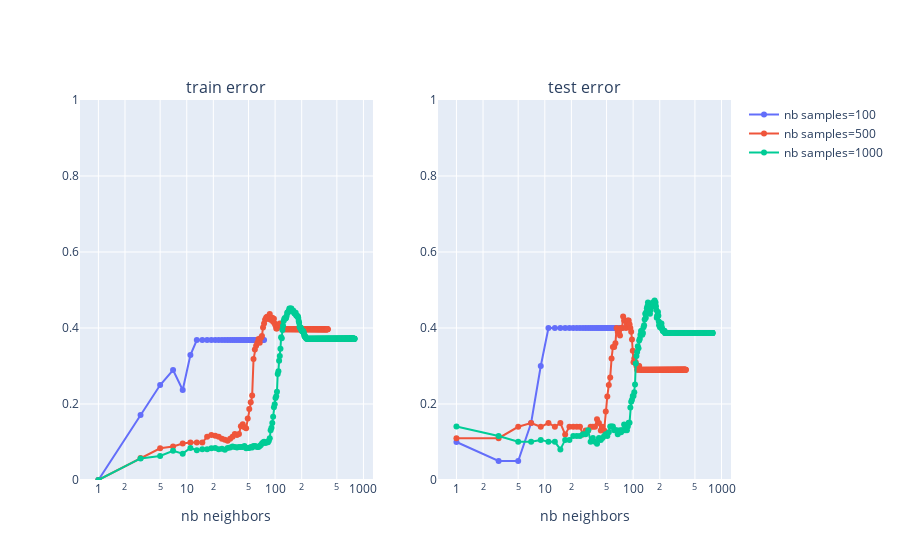

Source (notebook cell):
### Code cell
# plot

# params
arr_colors = ['#636EFA', '#EF553B', '#00CC96']
dict_colors_n = {n: color for n, color in zip(range_n, arr_colors)}


fig = make_subplots(
    rows=1, cols=2,
    subplot_titles=[f"{type_error} error" for type_error in dict_error]
)

for i, (type_error, error_ns) in enumerate(dict_error.items()):
    for n in error_ns:
        # plot trace
        fig.add_trace(
            go.Scatter(
                x=range_k,
                y=error_ns[n],
                name=f"nb samples={n}",
                mode="markers+lines",
                marker_color=dict_colors_n[n],
                showlegend=True if type_error == "train" else False
            ),
            row=1, col=i+1
        )

        # update layout
        fig.update_xaxes(title="nb neighbors", type="log")
        fig.update_yaxes(range=[0, 1])


fig.show()

### Figure 1 — Plotly figure (JSON) as saved in the notebook; plotly's stock layout.template omitted (floating-point values rounded to 4 significant figures; data arrays with more than 128 entries replaced by an {"elided": "..."} marker saying what was removed)
{"data": [{"marker": {"color": "#636EFA"}, "mode": "markers+lines", "name": "nb samples=100", "showlegend": true, "type": "scatter", "x": {"elided": "399 int values"}, "xaxis": "x", "y": [0, 0.1711, 0.25, 0.2895, 0.2368, 0.3289, 0.3684, 0.3684, 0.3684, 0.3684, 0.3684, 0.3684, 0.3684, 0.3684, 0.3684, 0.3684, 0.3684, 0.3684, 0.3684, 0.3684, 0.3684, 0.3684, 0.3684, 0.3684, 0.3684, 0.3684, 0.3684, 0.3684, 0.3684, 0.3684, 0.3684, 0.3684, 0.3684, 0.3684, 0.3684, 0.3684, 0.3684, 0.3684], "yaxis": "y"}, {"marker": {"color": "#EF553B"}, "mode": "markers+lines", "name": "nb samples=500", "showlegend": true, "type": "scatter", "x": {"elided": "399 int values"}, "xaxis": "x", "y": {"elided": "198 float values"}, "yaxis": "y"}, {"marker": {"color": "#00CC96"}, "mode": "markers+lines", "name": "nb samples=1000", "showlegend": true, "type": "scatter", "x": {"elided": "399 int values"}, "xaxis": "x", "y": {"elided": "397 float values"}, "yaxis": "y"}, {"marker": {"color": "#636EFA"}, "mode": "markers+lines", "name": "nb samples=100", "showlegend": false, "type": "scatter", "x": {"elided": "399 int values"}, "xaxis": "x2", "y": [0.1, 0.05, 0.05, 0.15, 0.3, 0.4, 0.4, 0.4, 0.4, 0.4, 0.4, 0.4, 0.4, 0.4, 0.4, 0.4, 0.4, 0.4, 0.4, 0.4, 0.4, 0.4, 0.4, 0.4, 0.4, 0.4, 0.4, 0.4, 0.4, 0.4, 0.4, 0.4, 0.4, 0.4, 0.4, 0.4, 0.4, 0.4], "yaxis": "y2"}, {"marker": {"color": "#EF553B"}, "mode": "markers+lines", "name": "nb samples=500", "showlegend": false, "type": "scatter", "x": {"elided": "399 int values"}, "xaxis": "x2", "y": {"elided": "198 float values"}, "yaxis": "y2"}, {"marker": {"color": "#00CC96"}, "mode": "markers+lines", "name": "nb samples=1000", "showlegend": false, "type": "scatter", "x": {"elided": "399 int values"}, "xaxis": "x2", "y": {"elided": "397 float values"}, "yaxis": "y2"}], "layout": {"annotations": [{"font": {"size": 16}, "showarrow": false, "text": "train error", "x": 0.225, "xanchor": "center", "xref": "paper", "y": 1, "yanchor": "bottom", "yref": "paper"}, {"font": {"size": 16}, "showarrow": false, "text": "test error", "x": 0.775, "xanchor": "center", "xref": "paper", "y": 1, "yanchor": "bottom", "yref": "paper"}], "xaxis": {"anchor": "y", "domain": [0, 0.45], "title": {"text": "nb neighbors"}, "type": "log"}, "xaxis2": {"anchor": "y2", "domain": [0.55, 1], "title": {"text": "nb neighbors"}, "type": "log"}, "yaxis": {"anchor": "x", "domain": [0, 1], "range": [0, 1]}, "yaxis2": {"anchor": "x2", "domain": [0, 1], "range": [0, 1]}}}
